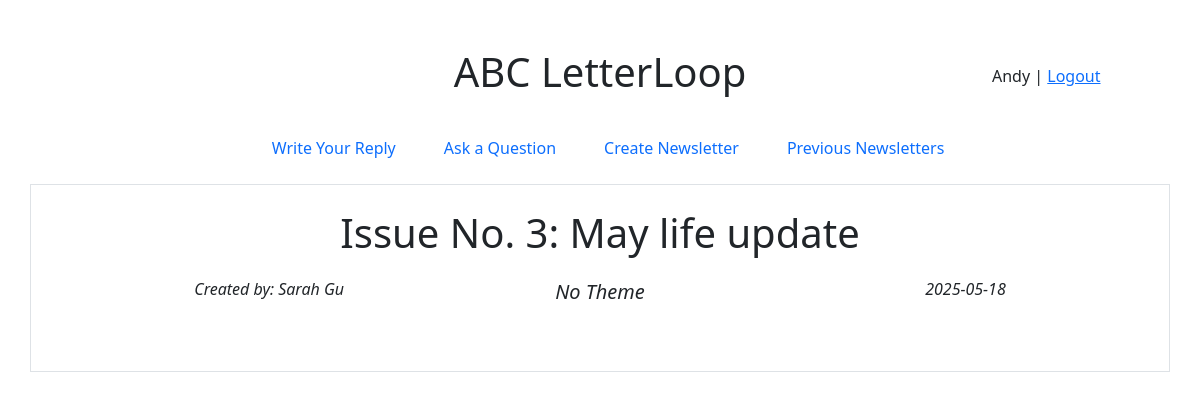
Screenshot of / (signed in) with the database file from the repository.
### db.py (models this page shows)
class User(db.Model):
    userId = db.Column(Integer, primary_key=True, autoincrement=True)
    name = db.Column(String, nullable=False)
    email = db.Column(String, nullable=False, unique=True)
    password = db.Column(String, nullable=False)
    replied = db.Column(Boolean, nullable=False)
    asked = db.relationship('Question', backref='user', lazy=False)
    answered = db.relationship('Answer', backref='user', lazy=False)

class Issue(db.Model):
    issueId = db.Column(Integer, primary_key=True, autoincrement=True)
    name = db.Column(String, nullable=False)
    theme = db.Column(String)
    date = db.Column(DateTime, default=datetime.now)
    q_dl = db.Column(DateTime, nullable=False)
    a_dl = db.Column(DateTime, nullable=False)
    userId = db.Column(Integer, db.ForeignKey('user.userId'))
    questions = db.relationship('Question', backref='issue', lazy=False)

### app.py (the view)
@app.route("/", methods=["GET"])
def main():
    if g.user is None:
        logged_in = False
        name = None
    else:
        logged_in = True
        name = g.user.name
    ongoing = False
    ongoing_issue = get_latest_issue(Issue.a_dl, datetime.now())
    if g.user is not None and ongoing_issue is not None and ongoing_issue.q_dl > datetime.now() and \
        not db.session.query(User.replied).filter(User.userId == g.user.userId).scalar():
        ongoing = True
    issue = get_latest_issue(Issue.a_dl, datetime.now())
    if issue is None:
        return render_template("index.html", logged_in=logged_in, name=name,valid=False, ongoing=ongoing)
    return render_template("index.html", logged_in=logged_in, name=name,valid=True,
                            theme=issue.theme, username=get_user(issue.userId).name, date=issue.date.strftime("%Y-%m-%d"),
                            issueId=issue.issueId, issueName=issue.name, ongoing=ongoing
                           )

### app.py (called while the page is built)
@app.before_request
def load_logged_in_user():
    user_id = session.get('user_id')
    if user_id is None:
        g.user = None
    else:
        g.user = db.session.query(User).filter(User.userId == user_id).first()

def get_latest_issue(date, before=None):
    if before is None:
        return db.session.query(Issue).order_by(date.desc()).first()
    else:
        return db.session.query(Issue).filter(date < before).order_by(date.desc()).first()

def get_user(userId):
    return db.session.query(User).filter(User.userId == userId).first()

### templates/index.html (shortened to what this page needs)
<!DOCTYPE html>
<html>
    <head>
        <link href="https://cdn.jsdelivr.net/npm/bootstrap@5.3.2/dist/css/bootstrap.min.css" rel="stylesheet">
        <link href="../static/index.css" rel="stylesheet">
    </head>
    <body>
        <header>
            <div class="container">
                <div class="row justify-content-center mt-5 mb-4">
                    <div class="col-lg-2 col-0"></div>
                    <div class="col-lg-8 col-7 text-center">
                        <h1 class="h1">ABC LetterLoop</h1>
                    </div>
                    <div class="col-lg-2 col-4 d-flex status-container text-right">
                        {% if logged_in %}
                            <div class="vertical-center text-nowrap">{{ name }} |&nbsp<a href="/logout">Logout</a></div>
                        {% else %}
                            <div class="vertical-center text-nowrap"><a href="/login">Login</a>&nbsp|&nbsp<a href="/register">Register</a></div>
                        {% endif %}
                    </div>
                    </div>
                </div>
        </header>
        <nav>
            <ul class="nav justify-content-center mt-2 mb-3 ms-lg-3">
                <li class="nav-item me-lg-3"><a class="nav-link" href="/reply">Write Your Reply</a></li>
                <li class="nav-item me-lg-3"><a class="nav-link" href="/ask">Ask a Question</a></li>
                <li class="nav-item me-lg-3"><a class="nav-link" href="/new">Create Newsletter</a></li>
                <li class="nav-item"><a class="nav-link" href="/previous">Previous Newsletters</a></li>
            </ul>
        </nav>
        <main>
            {% if valid %}
                <article class="container border p-4 mt-1 mb-5">
                    <div class="row justify-content-center">
                        <div class="col-12 col-lg-12 mb-2 text-center">
                            <h1 class="h1">Issue No. {{ issueId }}: {{ issueName }}</h1>
                        </div>
                    </div>
                    <div class="row justify-content-center mt-1 fw-light">
                        <div class="col-3 col-lg-2 text-start fst-italic fs-6">
                            <div>Created by: {{ username }}</div>
                        </div>
                        <div class="col-6 col-lg-5 text-center fst-italic fs-5">
                            {% if theme == "" %}
                                <div>No Theme</div>
                            {% else %}
                                <div>Theme: {{ theme }}</div>
                            {% endif %}
                        </div>
                        <div class="col-3 col-lg-2 text-end fst-italic fs-6 text-nowrap">
                            {{ date }}
                        </div>
                    </div>
                    <div class="row justify-content-center mt-4">
                        <div class="col-12 col-lg-9 pt-3 ps-4 pe-4" id="issue-content-div">
                        </div>
                    </div>
                </article>
            {% endif %}
        </main>
    </body>
</html>

### static/index.css (style rules this page uses)
.vertical-center { display: flex; align-items: center; justify-content: flex-start; }

### rows the page displays
User: name "Andy"
Issue: name "May life update"
User: name "Sarah Gu"

### other values shown
{{ issueId }} "3"
{{ date }} "2025-05-18"
